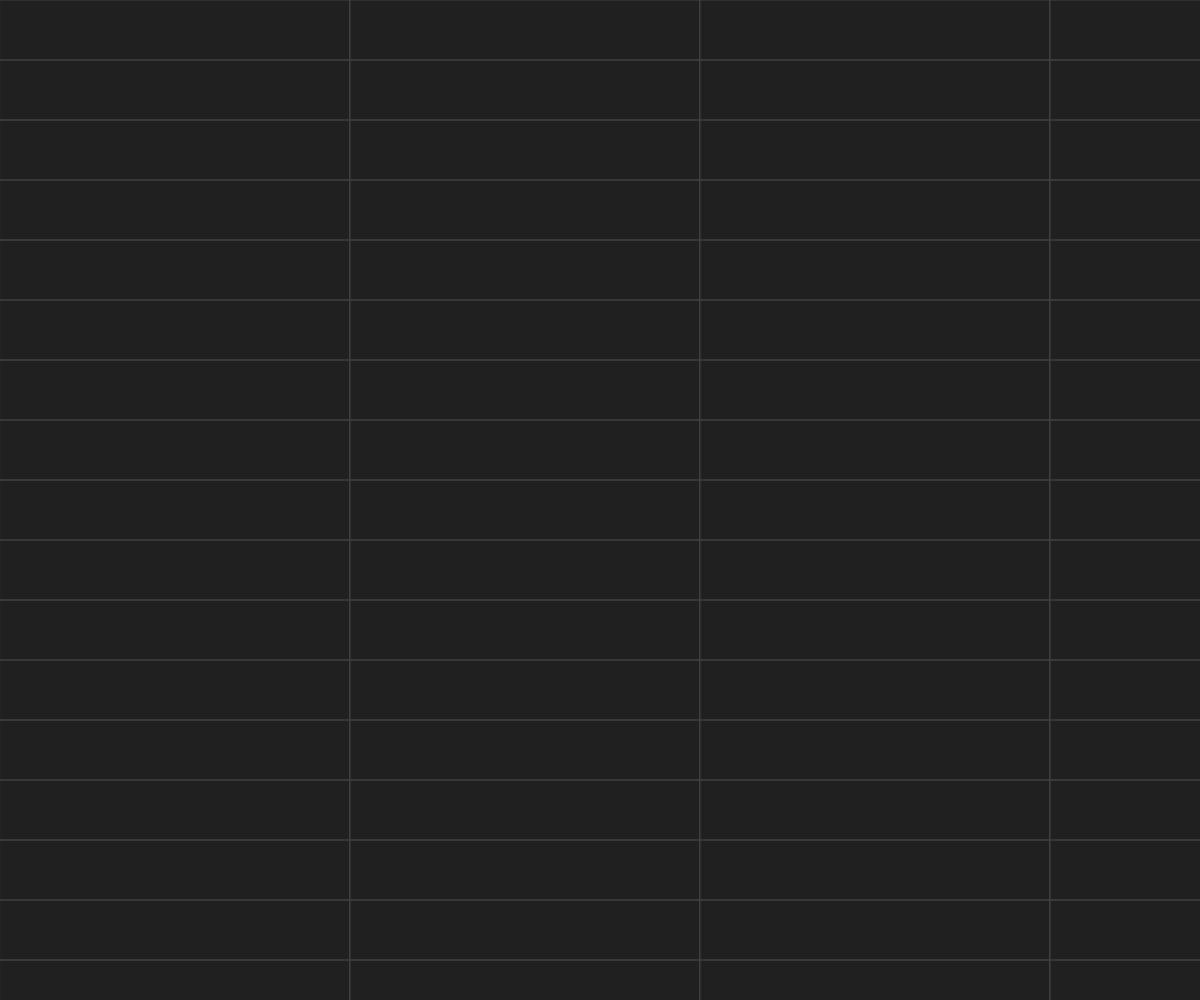
Frame 1 (no input)
Frame 60 (no input): identical to frame 1, image omitted
Frame 120 (the mouse pressed at the canvas centre since frame 60): identical to frame 1, image omitted

The p5.js sketch that drew this single still picture (run headless with seeded random() and noise() and a simulated clock; from frame 60 on, the mouse is pressed at the canvas centre):

// p5.js sketch
// ── sketch.js
let strokes = [];
let w = 350, h = 60;
let rows, cols;
let inv = true;

function setup() {
  createCanvas(windowWidth, windowHeight);
  cols = width / w;
  rows = height / h;
}

function draw() {
  background(inv ? 32 : 224);
  
  noFill();
  for (let row = 0; row < rows; row++) {
    for (let col = 0; col < cols; col++) {
      
      push();
      translate(col * w, row * h);
      
      stroke(inv ? 64 : 192);
      strokeWeight(1);
      rect(0, 0, w, h);
      
      if (row % 2 == 0) {
        translate(0, h);
        scale(1, -1);
      }
      
      if (col % 2 == 0) {
        translate(w, 0);
        scale(-1, 1);
      }
      
      stroke(inv ? 250 : 5);
      strokeWeight(4);
      strokes.forEach(p => {
        beginShape();
        p.forEach(e => {
          vertex(e.x, e.y);
        });
        endShape();
      });
      pop();
    }
  }
}

function keyPressed() {
  if (key == 'i') {
    inv = !inv;
  }
  if (key == ' ') {
    strokes = [];
  }
}

let fs = false;
function start() {
  strokes.push([]);
}

function touchStarted(e) {
  // var fs = fullscreen();
  // if (!fs) {
  //   fullscreen(true);
  // }
  start();
  return false;
}

function mousePressed() {
  start();
}

function drag(x, y) {
  let cxx = x % w;
  let cyy = y % h;
  let cx = Math.floor(x / w);
  let cy = Math.floor(y / h);
  if (cx % 2 == 0) {
    cxx = w - cxx;
  }
  if (cy % 2 == 0) {
    cyy = h - cyy;
  }
  let p = {x: cxx, y: cyy}
  strokes[strokes.length-1].push(p);
}

function touchMoved(t) {
  drag(t.touches[0].pageX, t.touches[0].pageY);
  return false;
}

function mouseDragged(e) {
  drag(e.x, e.y);
}

function windowResized() {
  resizeCanvas(windowWidth, windowHeight);
  cols = width / w;
  rows = height / h;
}
